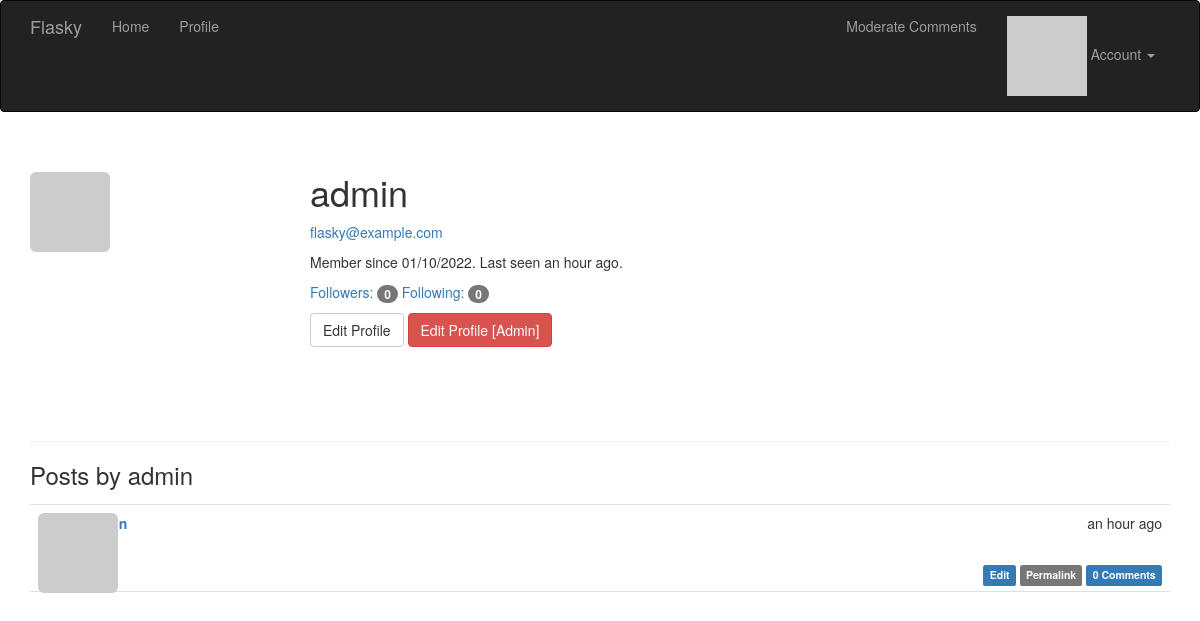
The app's page /user/admin (signed in) with its own data.
### app/models.py (models this page shows, shortened)
class User(UserMixin, db.Model):
    __tablename__ = 'users'
    id = db.Column(db.Integer, primary_key = True)
    email = db.Column(db.String(64), unique=True, index=True)
    username = db.Column(db.String(64), unique=True, index=True)
    role_id = db.Column(db.Integer, db.ForeignKey('roles.id'))
    password_hash = db.Column(db.String(128))
    confirmed = db.Column(db.Boolean, default=False)
    name = db.Column(db.String(64))
    location = db.Column(db.String(64))
    about_me = db.Column(db.Text())
    member_since = db.Column(db.DateTime(), default=datetime.utcnow)
    last_seen = db.Column(db.DateTime(), default=datetime.utcnow)
    avatar_hash = db.Column(db.String(32))
    posts = db.relationship('Post', backref='author', lazy='dynamic')
    followed = db.relationship('Follow',
                                foreign_keys=[Follow.follower_id],
                                backref=db.backref('follower', lazy='joined'),
                                lazy='dynamic',
                                cascade='all, delete-orphan')
    followers = db.relationship('Follow',
                                foreign_keys=[Follow.followed_id],
                                backref=db.backref('followed', lazy='joined'),
                                lazy='dynamic',
                                cascade='all, delete-orphan')
    comments = db.relationship('Comment', backref='author', lazy='dynamic')
    @property
    def password(self):
        raise AttributeError('password is not a readable attribute')
    def ping(self):
        self.last_seen = datetime.utcnow()
        db.session.add(self)
    def can(self, perm):
        return self.role is not None and self.role.has_permission(perm)
    def is_administrator(self):
        return self.can(Permission.ADMIN)
    def gravatar(self, size=100, default='identicon', rating='g'):
        url = 'https://secure.gravatar.com/avatar'
        hash = self.avatar_hash or self.gravatar_hash()
        return '{url}/{hash}?s={size}&d={default}&r={rating}'.format(
            url=url, hash=hash, size=size, default=default, rating=rating)

class Post(db.Model):
    __tablename__ = 'posts'
    id = db.Column(db.Integer, primary_key=True)
    body = db.Column(db.Text)
    body_html = db.Column(db.Text)
    timestamp = db.Column(db.DateTime, index=True, default=datetime.utcnow)
    author_id = db.Column(db.Integer, db.ForeignKey('users.id'))
    comments = db.relationship('Comment', backref='post', lazy='dynamic')

### app/main/views.py (the view)
@main.route('/user/<username>')
def user(username):
    user = User.query.filter_by(username=username).first()
    if user is None:
        abort(404)
    posts = user.posts.order_by(Post.timestamp.desc()).all()
    return render_template('user.html', user=user, posts= posts)

### app/auth/views.py (called while the page is built)
@auth.before_app_request
def before_request():
    if current_user.is_authenticated:
        current_user.ping()
        if not current_user.confirmed and request.endpoint[:5] != 'auth.':
            return redirect(url_for('auth.unconfirmed'))

### app/main/__init__.py (called while the page is built)
@main.app_context_processor
def inject_permissions():
    return dict(Permission=Permission)

### app/main/views.py (called while the page is built)
@main.after_app_request
def after_request(response):
    for query in get_debug_queries():
        if query.duration >= current_app.config['FLASKY_SLOW_DB_QUERY_TIME']:
            current_app.logger.warning(
                'Slow query: %s\nParameters: %s\nDuration: %fs\nContext: %s\n'
                % (query.statement, query.parameters, query.duration,
                   query.context))
    return response

### app/models.py (called while the page is built)
@login_manager.user_loader
def load_user(user_id):
    return User.query.get(int(user_id))

    def has_permission(self, perm):
        return self.permissions & perm == perm

### app/templates/user.html (shortened to what this page needs)
{% extends "base.html" %}
{% import "bootstrap/wtf.html" as wtf %}
{% import "_macros.html" as macros %}
{% block page_content %}
<div class="page-header">
    <img class="img-rounded profile-thumbnail" src="{{ user.gravatar(size=256) }}">
    <div class="profile-header">
        <h1>{{ user.username }}</h1>
        {% if current_user.is_administrator %}
        <p><a href="mailto:{{ user.email }}">{{ user.email }}</a></p>
        {% endif %}
        <p>
            Member since {{ moment(user.member_since).format('L') }}.
            Last seen {{ moment(user.last_seen).fromNow() }}.
        </p>
        <p>
            <a href="{{ url_for('.followers', username=user.username) }}">Followers: <span class="badge">{{ user.followers.count() - 1 }}</span></a>
            <a href="{{ url_for('.followed_by', username=user.username) }}">Following: <span class="badge">{{ user.followed.count() - 1 }}</span></a>
        </p>
        <p>
            {% if user == current_user %}
            <a class="btn btn-default" href="{{ url_for('.edit_profile') }}">Edit Profile</a>
            {% endif %}
            {% if current_user.is_administrator() %}
            <a class="btn btn-danger" href="{{ url_for('.edit_profile_admin', id=user.id) }}">Edit Profile [Admin] </a>
            {% endif %}
        </p>
    </div>
</div>
<h3>Posts by {{ user.username }}</h3>
{% include '_posts.html' %}
{% endblock %}

### app/templates/_posts.html
<ul class="posts">
    {% for post in posts %}
    <li class="post">
        <div class="post-thumbnail">
            <a href="{{ url_for('.user', username=post.author.username) }}">
                <img class="img-rounded profile-thumbnail" src="{{ post.author.gravatar(size=40) }}">
            </a>
        </div>
        <div class="post-content">
            <div class="post-date">{{ moment(post.timestamp).fromNow() }}</div>
            <div class="post-author"><a href="{{ url_for('.user', username=post.author.username) }}">{{ post.author.username }}</a></div>
            <div class="post-body">
                {% if post.body_html %}
                    {{ post.body_html | safe }}
                {% else %}
                    {{ post.body }}
                {% endif %}
            </div>
            <div class="post-footer">
                {% if current_user == post.author %}
                <a href="{{ url_for('.edit', id=post.id) }}">
                    <span class="label label-primary">Edit</span>
                </a>
                {% elif current_user.is_administrator() %}
                <a href="{{ url_for('.edit', id=post.id) }}">
                    <span class="label label-danger">Edit [Admin]</span>
                </a>
                {% endif %}
                <a href="{{ url_for('.post', id=post.id) }}">
                    <span class="label label-default">Permalink</span>
                </a>
                <a href="{{ url_for('.post', id=post.id) }}#comments">
                    <span class="label label-primary">{{ post.comments.count() }} Comments</span>
                </a>
            </div>
        </div>
    </li>
    {% endfor %}
</ul>

### app/static/styles.css (style rules this page uses)
.profile-thumbnail { position: absolute; }
.profile-header { min-height: 260px; margin-left: 280px; }
ul.posts { list-style-type: none; padding: 0px; margin: 16px 0px 0px 0px; border-top: 1px solid #e0e0e0; }
ul.posts li.post { padding: 8px; border-bottom: 1px solid #e0e0e0; }
div.post-date { float: right; }
div.post-author { font-weight: bold; }
div.post-thumbnail { position: absolute; }
div.post-content { margin-left: 48px; min-height: 48px; }
div.post-footer { text-align: right; }

### records on screen
User: username "admin", email "flasky@example.com", member_since "01/10/2022", last_seen "an hour ago"
Post: timestamp "an hour ago", comments.count "0"

### other values on screen
{{ user.followers.count() - 1 }} "0"
{{ user.followed.count() - 1 }} "0"
